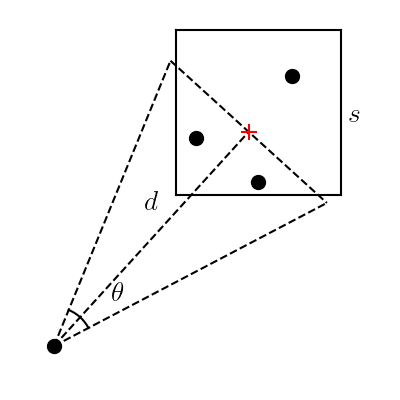

The script that saved this image:
import matplotlib.pyplot as plt
import numpy as np
plt.rcParams.update({
    "text.usetex": True,
    "font.family": "Helvetica"
})
color = "#bb8cd1"

plt.figure(figsize=(4,4))

qs = np.array([
    [0.85, 0.8],
    [0.23, 0.4],
    [0.63, 0.12],
])
qs = qs * 0.8

qcm = [0,0]

for x, y in qs:
    qcm[0] += x
    qcm[1] += y

M = len(qs)
qcm[0] = qcm[0]/M
qcm[1] = qcm[1]/M

p = 1.1

for i in range(len(qs)):
    qs[i][0] -= qcm[0] - 1
    qs[i][1] -= qcm[1] - p

qcm = [0,0]
for x, y in qs:
    qcm[0] += x
    qcm[1] += y

qcm[0] = qcm[0]/M
qcm[1] = qcm[1]/M

lado = 0.85
centro = [1.05, p+1e-1]
plt.plot([centro[0]-lado/2, centro[0]+lado/2],[centro[1]-lado/2, centro[1]-lado/2],c='black')
plt.plot([centro[0]-lado/2, centro[0]+lado/2],[centro[1]+lado/2, centro[1]+lado/2],c='black')
plt.plot([centro[0]-lado/2, centro[0]-lado/2],[centro[1]-lado/2, centro[1]+lado/2],c='black')
plt.plot([centro[0]+lado/2, centro[0]+lado/2],[centro[1]-lado/2, centro[1]+lado/2],c='black')
plt.text(centro[0] + 1.1*lado/2, 0.96*centro[1], r"$s$", fontsize=20)

for x, y in qs:
    plt.scatter(x,y,s=100,c='black')

plt.scatter(*qcm, s=120, c="red", marker='+', zorder=3)

# for x, y in qs:
#     plt.plot([x, qcm[0]], [y, qcm[1]], c='black', linewidth=0.7)

part = [0.0, 0.0]
plt.scatter(*part, c='black', s=100)

theta = 0.7
phi = np.arctan(p)
m = np.tan(phi + theta/2)
L = np.sqrt(1**2 + p**2) / np.cos(theta / 2)
x = L / np.sqrt(1 + m**2)
t = np.linspace(0,x,50)
plt.plot(t, m*t, c='black', linestyle='--')
x1 = x
L1 = m*x

m = np.tan(phi - theta/2)
L = np.sqrt(1**2 + p**2) / np.cos(theta / 2)
x = L / np.sqrt(1 + m**2)
t = np.linspace(0,x,50)
plt.plot(t, m*t, c='black', linestyle='--')
x2 = x
L2 = m*x

plt.plot([x1,x2],[L1,L2], c='black', linestyle='--')

t = np.linspace(phi-theta/2,phi+theta/2,50)
r = 0.2
plt.plot(r*np.cos(t), r*np.sin(t), c='black')
plt.text(0.30, 0.23, r"$\theta$", fontsize=20)

plt.plot([0, 1], [0, p], c='black', linestyle='--')
plt.text(0.47, 0.70, r"$d$", fontsize=20)

plt.xlim(-0.2,1.7)
plt.ylim(-0.2,1.7)
plt.axis('off')
plt.tight_layout()
plt.savefig("bh_cell_interaction.png")
